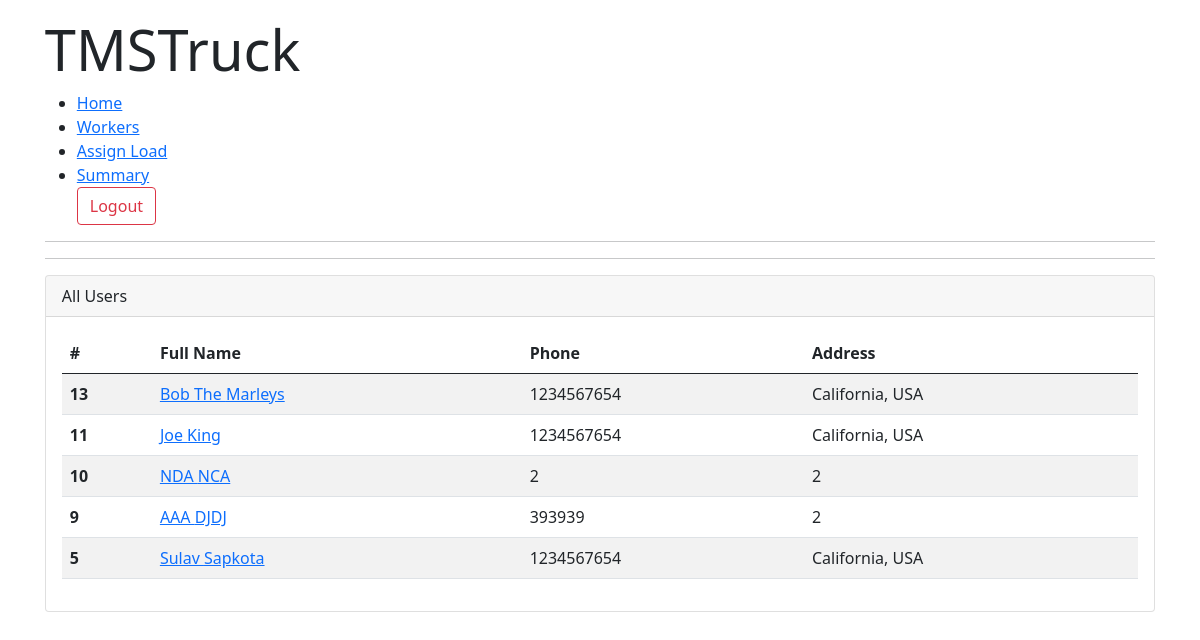
Page /all_workers/ (signed in) on the committed database.
### TMSTruck/models.py (models this page shows, shortened)
class Account(models.Model):
	user 					= models.OneToOneField(User, on_delete=models.CASCADE)
	choices 				= [('ACTIVE','ACTIVE'),('INACTIVE','INACTIVE')]
	roleChoice				= [('Trainee','Trainee'),
								('Logistics Manager','Logistics Manager'),
								('Accounting','Accounting'),
								('Hiring Manager','Hiring Manager'),
								('Admin','Admin')]
	Email					= models.EmailField(max_length=100,null=True)
	firstName    			= models.CharField(max_length=100,null=True)
	lastName 				= models.CharField(max_length=100,null=True)
	commissionRate 			= models.IntegerField(null=True)
	address 				= models.CharField(max_length=100,null=True)
	city 					= models.CharField(max_length=100,null=True)
	state 					= models.CharField(max_length=100,null=True)
	zipCode 				= models.IntegerField(null=True)
	Phone 					= models.IntegerField(null=True)
	userStatus 				= models.CharField(max_length=100,choices=choices,default='ACTIVE')
	enrolledCarriers 		= models.TextField(null=True,max_length=3000, blank=True)
	userRole				= models.CharField(null=True,max_length=100,choices=roleChoice,default='Trainee',blank=True)
	ndaNca 					= models.FileField(upload_to=w9UploadFile)
	w9_upload				= models.FileField(upload_to=w9UploadFile,null=True)

### TMSTruck/decorators.py (the view)
        def wrapper(request, *args, **kwargs):
            group = None
            if request.user.groups.exists():
                group = request.user.groups.all()[0].name
            if group in allowed_roles:
                return view_func(request, *args, **kwargs)
            elif group == 'Trainee':
                return redirect("user")
            else:
                return HttpResponse("You are not authorized to visit this page. ")

### TMSTruck/views.py (called while the page is built)
@login_required(login_url="login")
@customRoles(allowed_roles=['Admin'])
def all_workers(request):
	workers = Account.objects.all().order_by('-id')
	template = 'TMSTruck/all_workers.html'
	context = {
		'workers':workers
	}
	return render(request,template,context)

### TMSTruck/templates/TMSTruck/all_workers.html (shortened to what this page needs)
{% extends 'TMSTruck/base.html' %}
{% load static %}
{% block content %}
<!DOCTYPE html>
<html lang="en">
<head>
    <link rel="stylesheet" href="{% static 'css/dashboard.css' %}">
</head>
<body>
    <div class="main-body">
        {% include 'TMSTruck/navbar.html' %}
        <hr>
        <hr>
        <div class="row">
            <div class="col-md-12">
                <div class="card">
                    <div class="card-header">All Users</div>
                    <div class="card-body">
                        <table class="table table-striped">
                            <thead>
                                <tr>
                                    <th scope="col">#</th>
                                    <th scope="col">Full Name</th>
                                    <th scope="col">Phone</th>
                                    <th scope="col">Address</th>
                                </tr>
                            </thead>
                            <tbody>
                                {% for worker in workers %}
                                <tr>
                                    <th scope="row">{{worker.id}}</th>
                                    <td><a href="{% url 'user_detail' worker.id %}">{{worker.firstName}} {{worker.lastName}}</a></td>
                                    <td>{{worker.Phone}}</td>
                                    <td>{{worker.address}}</td>
                                </tr>
                                {% endfor %}
                            </tbody>
                        </table>
                    </div>
                </div>
            </div>
        </div>
    </div>
</body>
</html>
{% endblock %}

### static/css/base.css (style rules this page uses)
* { padding: 0px; margin: 0px; }
.main-body { margin: 1rem 2.8rem; }

### rows in the picture
Account: id "13", firstName "Bob The", lastName "Marleys", Phone "1234567654", address "California, USA"
Account: id "11", firstName "Joe", lastName "King", Phone "1234567654", address "California, USA"
Account: id "10", firstName "NDA", lastName "NCA", Phone "2", address "2"
Account: id "9", firstName "AAA", lastName "DJDJ", Phone "393939", address "2"
Account: id "5", firstName "Sulav", lastName "Sapkota", Phone "1234567654", address "California, USA"
